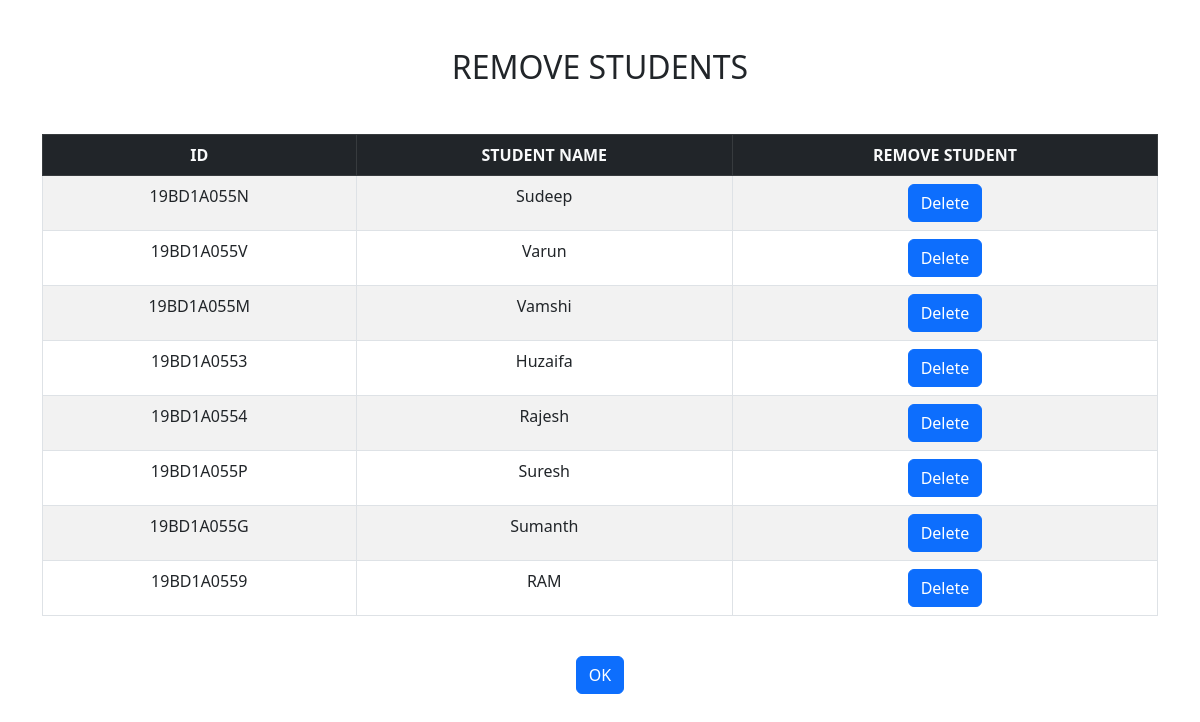
The page /remstu on the database its author committed.
### app.py (models this page shows, shortened)
class auto(db.Model):
    userid = db.Column(db.String(100),primary_key = True)
    username = db.Column(db.String(100),nullable = False)
    role = db.Column(db.String(100),nullable = True)
    password = db.Column(db.String(100),nullable = False)

### app.py (the view)
@app.route("/remstu" ,methods = ['POST', 'GET'])
def remstu():
    all_details = auto.query.filter_by(role="student")
    lens = auto.query.filter_by(role="student").count()
    return render_template("remstu.html",all_detail=all_details,len=lens)

### templates/remstu.html (shortened to what this page needs)
<!DOCTYPE html>
<html lang="en">
<head>
    <link href="https://cdn.jsdelivr.net/npm/bootstrap@5.2.2/dist/css/bootstrap.min.css" rel="stylesheet">
</head>
<body class="container">
    <center>
    <h2 class="my-5">REMOVE STUDENTS</h2>
        <table class="table table-bordered table-striped"  width="20%">
             <thead class="table-dark text-light">
            <tr style = "text-align: center;">
                <th>ID</th>
                <th>STUDENT NAME</th>
                <th>REMOVE STUDENT</th>
            </tr>
        </thead>
            {% for details in all_detail %}
            <tr style = "text-align: center;">
                <td>{{ details.userid }}</td>
                <td>{{ details.username }}</td>
                <td>
                    <form action="/delstu"  method="POST">
                        <input type="submit" class="btn btn-primary" value = "Delete">
                    </form>
                </td>
            </tr>
            {% endfor %}
    </table>
      <br>
    <form action="/viewtea" method="POST">
        <input class="btn btn-primary mb-2" type="submit" value="OK">
    </form>
    </center>
</body>
</html>

### rows shown on the page
auto: userid "19BD1A055N", username "Sudeep"
auto: userid "19BD1A055V", username "Varun"
auto: userid "19BD1A055M", username "Vamshi"
auto: userid "19BD1A0553", username "Huzaifa"
auto: userid "19BD1A0554", username "Rajesh"
auto: userid "19BD1A055P", username "Suresh"
auto: userid "19BD1A055G", username "Sumanth"
auto: userid "19BD1A0559", username "RAM"
